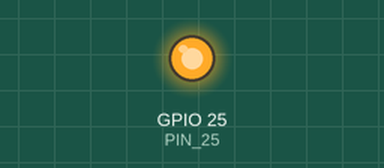
Simulated run of this program. Board: Raspberry Pi (BCM pin numbers), started with the argument on. Shown: output pins drawn as LEDs (lit = HIGH). At 0.0 s the program stops and its outputs stay as they are.

Above: at 0.1 s.
Timing chart, 0 to 1.5 s (numbered marks = the images above):
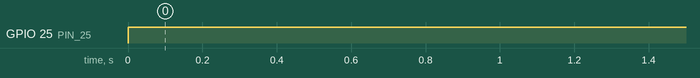

The program:

on_off_gpio25.py
```python
#!/usr/bin/env python
import time
import RPi.GPIO as GPIO
import sys

php_value = sys.argv[1]

PIN_25 = 25 # Define LED colour and their GPIO pin
GPIO.setmode(GPIO.BCM)

GPIO.setup(PIN_25, GPIO.OUT) # Setup GPIO pin

if php_value == 'on':
	GPIO.output(PIN_25, True)  #Turn on
if php_value == 'off':
	GPIO.output(PIN_25, False)  #Turn off
#time.sleep (1)               #Wait
#GPIO.output(PIN_25, False) #Turn off

#GPIO.cleanup() #Useful to clear the board
```

Measured:
- by itself, GPIO 25 (PIN_25): LOW → HIGH at 0.00 s
